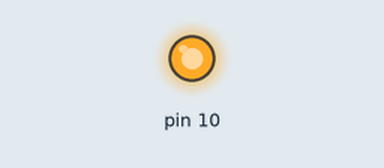
Recording of a sketch running on a simulated Arduino Uno, built with avr-gcc and run on an emulated ATmega328P. On the bench: output pins drawn as LEDs (lit = HIGH). What the sketch prints to the serial monitor is not drawn.

Above: at 0.1 s.
Timing chart, 0 to 1.6 s (numbered marks = the images above):
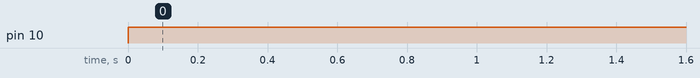

Measured:
- by itself, pin 10: LOW → HIGH at 0.00 s

The sketch:

exp2.ino
```cpp
/*
This is a code for NYCU EELab 09 exp2 code
Written by Keith Lin (KYLiN)
Date : 2022/3/1
*/

#include <SPI.h> // ather comulation

void setup() {
    Serial.begin(115200);

    digitalWrite(SS, HIGH);
    SPI.begin();
    SPI.setClockDivider(SPI_CLOCK_DIV128);
}

void loop() {
    char c;
    digitalWrite(SS, LOW);
    // send the test string
    String str("kw");

    for (auto& i : str) {
        SPI.transfer(i);
        Serial.print(i);
    }

    digitalWrite(SS, HIGH);
    delay(2000);

}
```
